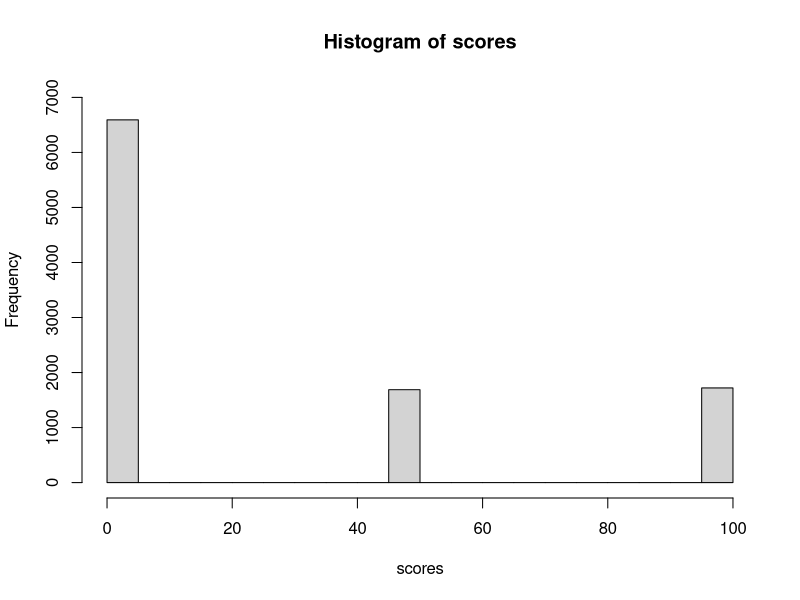
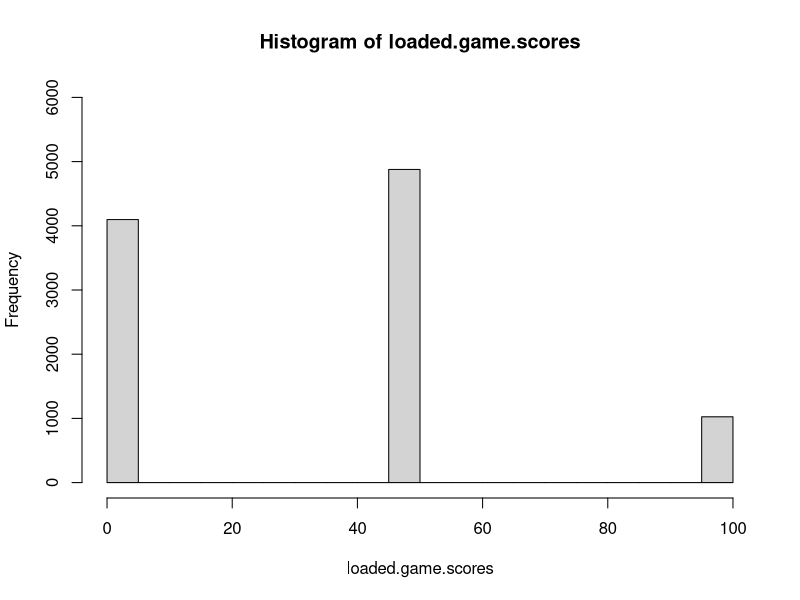
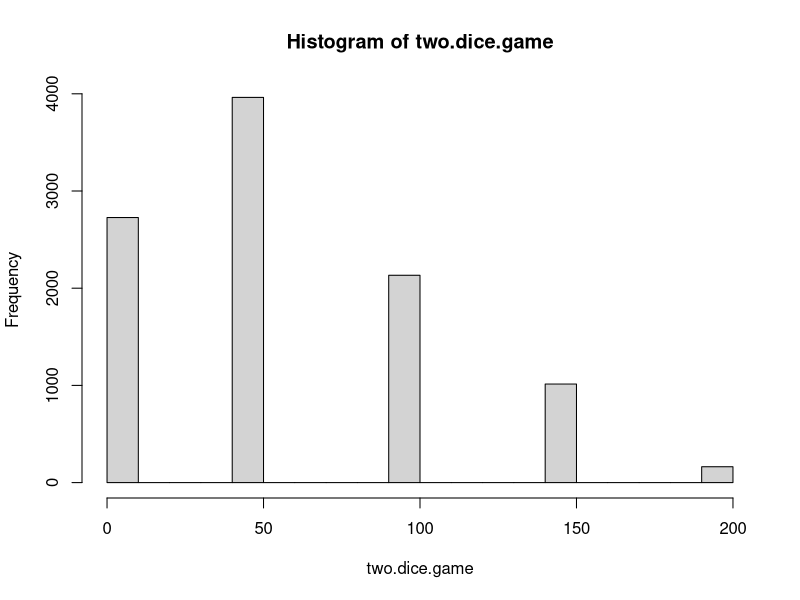

R code for these plots, in order:
# Name: Daniel Ivan Lewis
# Date: 10/12/18
# ISTA 116 Section C
# Lab Assignment 06
# Collaborator(s): None

# Question 1:
game <- data.frame(prob = c(1/6, 1/6, 1/6, 1/6, 1/6, 1/6), score = c(100, 0, 0, 0, 50, 0))

# Question 2:
scores <- sample(game$score, size = 10000, prob = game$prob, replace = TRUE)
score.hist <- hist(scores, ylim = c(0, 7000))
# Answer: From the histogram created with the sample above, it can be seen that there are only three available outcomes for the game, either scoring 0, 50, or 100 points. As expected, the histogram shows 0 occuring the most at around 6,500 times, and scoring 50 or 100 at around 2000 occurences each. This is expected becuase the probability of scoring 0 in the game is 4/6, while the probability of scoring 50 or 100 are both 1/6. 

# Question 3:
theoretical.mean <- mean(scores)
actual.expected.value <- weighted.mean(game$score, game$prob)
# Answer: The sample mean does differ slightly from the expected value. This is to be expected since the sample created was has some randomness to it. However, the both the mean from the sample created and the expected value are very close. The expected value generated was 25, while the actual mean of the samples generated turned out to be 24.715 after running the code above. Although they are not exact, they are very close to being so. 

# Question 4:
theoretical.sd <- sd(scores) # Standard deviation of sample created
actual.sd <- sd(game$score) # Actual standard deviation
#Answer: The theoretical standard deviation generated from the code above also shows some deviation than the actual standard deviation. The theoretical standard deviation from the sample created came out to 38.11908 after running the code above, while the actual standard deviation of the game would be 41.833. Therefore, as expected, both values are close, but not the same. Once again this is due to the fact that the sample created has some randomness applied to it. 

# Question 5:
loaded.game <- data.frame(prob = c(0.1, 0.1, 0.1, 0.1, 0.5, 0.1), score = c(100, 0, 0, 0, 50, 0))

# Question 6:
loaded.game.scores <- sample(loaded.game$score, size = 10000, prob = loaded.game$prob, replace = TRUE)
loaded.game.scores.hist <- hist(loaded.game.scores, ylim = c(0, 6000))
# Answer: The possible outcomes/score of the loaded game remain the same as the possible outcomes of the regular die game, however, if the die is loaded, the probabilities will differ. For the loaded die game, the probabilities of scoring 0 points would sum to 0.4, the probability of scoring 50 points would be 0.5, and the probability of scoring 100 points would be 0.1. Therefore, it makes sense that out of the 10,000 rolls created with the sample function, the result for scoring 0 points is 3,947/10,000, the result for scoring 50 points is 4,978/10,000, and scoring 100 points is 1,075/10,000. All the actual values are close to the probabilities of each outcome. 

# Question 7:
loaded.theoretical.mean <- mean(loaded.game.scores)
loaded.actual.expected.value <- weighted.mean(loaded.game$score, loaded.game$prob)
# Answer: After running the code above, it can be inferred that on average a player would score 10 points more by using the loaded dice rather than the regular dice. This can be caulcuated by getting the expected value of the loaded die game, which would be 35, and substracting the expected value of the regular die game, which is 25. This can be confirmed by gathering the theoretical values of both the loaded die game and the regular die game. Which in this case came out to 35.64 - 24.715, which means the player scored 10.925 points more by using the loaded die. 

# Question 8:
two.dice.game <- replicate(10000, sample(game$score, size = 1, prob = game$prob, replace = TRUE) + sample(loaded.game$score, size = 1, prob = loaded.game$prob, replace = TRUE))
two.dice.hist <- hist(two.dice.game)
# Answer: As far as the modes in the histogram created with the two dice game there are more bins than the previous histograms from questions 3 and 6. This is due to the fact that there are more possible outcomes. The sum of the two scores can either be 0, 50, 100, 150, or 200. 

# Question 9:
two.dice.game.mean <- mean(two.dice.game)
theoretical.two.dice <- theoretical.mean + loaded.theoretical.mean
# Answer: The values for the expected value and sample mean of the two dice game are much higher than the original game due to the fact that there are two dice being rolled. Not only that, but the value also increases due to the fact that the probability of scoring 50 is 50% with a loaded die, which increase the overall score for the two dice game. 

# Question 10:
five.dice.game <- replicate(10000, sum(replicate(2,sample(game$score, size = 1, prob = game$prob, replace = TRUE))) + sum(replicate(3,sample(loaded.game$score, size = 1, prob = loaded.game$prob, replace = TRUE)))/5)
five.dice.game.mean <- mean(five.dice.game)
theoretical.five.dice <- ((theoretical.mean*2) + (loaded.theoretical.mean*3))/5
# Answer: According to the code above, the five dice game has an average of 71.74, while the expected value of the five dice game is 45.88. The reason why the expected value is lower is due to the variation in randomness that is added by the samples used. 

# Question 11:
# Answer: If playing with one regular die would cost 5 points, playing with a loaded die would cost 15 points, and playing with 5 dice costs 10 points, it would be best to play the 5 dice game. This is due to the fact that the theoretical avereges for these games are represented as the following. 1 normal die = 25.245 - 5 = 20.245, 1 loaded die = 34.77 - 15 = 19.77, and the five dice game = 30.96 - 10 = 20.96. Therfore, playing the 5 dice game would theoretically end up with a larger amount of net points over the course of the game. 